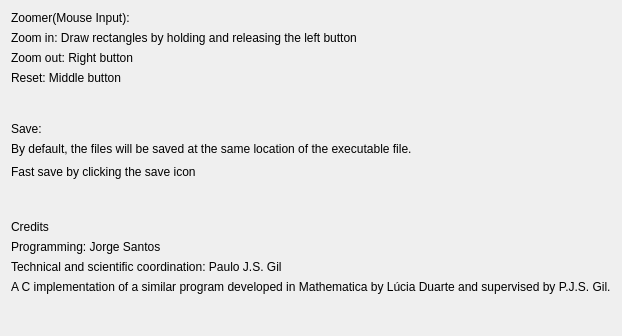
<?xml version="1.0" encoding="UTF-8"?>
<ui version="4.0">
 <class>Help</class>
 <widget class="QDialog" name="Help">
  <property name="geometry">
   <rect>
    <x>0</x>
    <y>0</y>
    <width>556</width>
    <height>336</height>
   </rect>
  </property>
  <property name="windowTitle">
   <string>Information</string>
  </property>
  <property name="windowIcon">
   <iconset resource="icon.qrc">
    <normaloff>:/images/if_164_QuestionMark_183285.png</normaloff>:/images/if_164_QuestionMark_183285.png</iconset>
  </property>
  <layout class="QVBoxLayout" name="verticalLayout_3">
   <item>
    <layout class="QVBoxLayout" name="verticalLayout">
     <item>
      <widget class="QLabel" name="label_6">
       <property name="text">
        <string>Zoomer(Mouse Input):</string>
       </property>
      </widget>
     </item>
     <item>
      <widget class="QLabel" name="label_8">
       <property name="text">
        <string>Zoom in: Draw rectangles by holding and releasing the left button</string>
       </property>
      </widget>
     </item>
     <item>
      <widget class="QLabel" name="label_7">
       <property name="text">
        <string>Zoom out: Right button</string>
       </property>
      </widget>
     </item>
     <item>
      <widget class="QLabel" name="label_9">
       <property name="text">
        <string>Reset: Middle button</string>
       </property>
      </widget>
     </item>
    </layout>
   </item>
   <item>
    <spacer name="verticalSpacer_3">
     <property name="orientation">
      <enum>Qt::Vertical</enum>
     </property>
     <property name="sizeHint" stdset="0">
      <size>
       <width>20</width>
       <height>40</height>
      </size>
     </property>
    </spacer>
   </item>
   <item>
    <layout class="QGridLayout" name="gridLayout">
     <property name="leftMargin">
      <number>0</number>
     </property>
     <property name="horizontalSpacing">
      <number>0</number>
     </property>
     <item row="0" column="0">
      <widget class="QLabel" name="label">
       <property name="text">
        <string>Save:</string>
       </property>
      </widget>
     </item>
     <item row="2" column="0">
      <widget class="QLabel" name="label_11">
       <property name="text">
        <string>Fast save by clicking the save icon</string>
       </property>
      </widget>
     </item>
     <item row="2" column="2">
      <spacer name="horizontalSpacer">
       <property name="orientation">
        <enum>Qt::Horizontal</enum>
       </property>
       <property name="sizeHint" stdset="0">
        <size>
         <width>40</width>
         <height>20</height>
        </size>
       </property>
      </spacer>
     </item>
     <item row="1" column="0">
      <widget class="QLabel" name="label_10">
       <property name="text">
        <string>By default, the files will be saved at the same location of the executable file.</string>
       </property>
      </widget>
     </item>
     <item row="2" column="1">
      <widget class="QLabel" name="label_12">
       <property name="maximumSize">
        <size>
         <width>30</width>
         <height>30</height>
        </size>
       </property>
       <property name="text">
        <string/>
       </property>
       <property name="pixmap">
        <pixmap resource="icon.qrc">:/images/if_save_2639912.png</pixmap>
       </property>
       <property name="scaledContents">
        <bool>true</bool>
       </property>
       <property name="wordWrap">
        <bool>false</bool>
       </property>
      </widget>
     </item>
    </layout>
   </item>
   <item>
    <spacer name="verticalSpacer_2">
     <property name="orientation">
      <enum>Qt::Vertical</enum>
     </property>
     <property name="sizeHint" stdset="0">
      <size>
       <width>20</width>
       <height>40</height>
      </size>
     </property>
    </spacer>
   </item>
   <item>
    <layout class="QVBoxLayout" name="verticalLayout_2">
     <item>
      <widget class="QLabel" name="label_2">
       <property name="text">
        <string>Credits</string>
       </property>
      </widget>
     </item>
     <item>
      <widget class="QLabel" name="label_3">
       <property name="text">
        <string>Programming: Jorge Santos</string>
       </property>
      </widget>
     </item>
     <item>
      <widget class="QLabel" name="label_4">
       <property name="text">
        <string>Technical and scientific coordination: Paulo J.S. Gil</string>
       </property>
      </widget>
     </item>
     <item>
      <widget class="QLabel" name="label_5">
       <property name="text">
        <string>A C implementation of a similar program developed in Mathematica by Lúcia Duarte and supervised by P.J.S. Gil.</string>
       </property>
      </widget>
     </item>
    </layout>
   </item>
   <item>
    <spacer name="verticalSpacer">
     <property name="orientation">
      <enum>Qt::Vertical</enum>
     </property>
     <property name="sizeHint" stdset="0">
      <size>
       <width>20</width>
       <height>40</height>
      </size>
     </property>
    </spacer>
   </item>
  </layout>
 </widget>
 <resources>
  <include location="icon.qrc"/>
 </resources>
 <connections/>
</ui>
